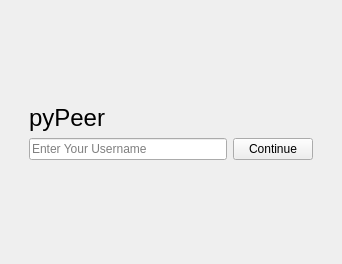
<?xml version="1.0" encoding="UTF-8"?>
<ui version="4.0">
 <class>StartWindow</class>
 <widget class="QMainWindow" name="StartWindow">
  <property name="geometry">
   <rect>
    <x>0</x>
    <y>0</y>
    <width>342</width>
    <height>264</height>
   </rect>
  </property>
  <property name="windowTitle">
   <string>Welcome To pyPeer</string>
  </property>
  <widget class="QWidget" name="centralwidget">
   <layout class="QVBoxLayout" name="verticalLayout_2">
    <item>
     <spacer name="verticalSpacer_2">
      <property name="orientation">
       <enum>Qt::Vertical</enum>
      </property>
      <property name="sizeHint" stdset="0">
       <size>
        <width>20</width>
        <height>40</height>
       </size>
      </property>
     </spacer>
    </item>
    <item>
     <layout class="QVBoxLayout" name="verticalLayout">
      <property name="leftMargin">
       <number>20</number>
      </property>
      <property name="rightMargin">
       <number>20</number>
      </property>
      <item>
       <widget class="QLabel" name="label">
        <property name="font">
         <font>
          <pointsize>18</pointsize>
         </font>
        </property>
        <property name="text">
         <string>pyPeer</string>
        </property>
       </widget>
      </item>
      <item>
       <layout class="QHBoxLayout" name="horizontalLayout">
        <item>
         <widget class="QLineEdit" name="lineEdit">
          <property name="text">
           <string/>
          </property>
          <property name="placeholderText">
           <string>Enter Your Username</string>
          </property>
         </widget>
        </item>
        <item>
         <widget class="QPushButton" name="pushButton">
          <property name="text">
           <string>Continue</string>
          </property>
         </widget>
        </item>
       </layout>
      </item>
     </layout>
    </item>
    <item>
     <spacer name="verticalSpacer">
      <property name="orientation">
       <enum>Qt::Vertical</enum>
      </property>
      <property name="sizeHint" stdset="0">
       <size>
        <width>20</width>
        <height>40</height>
       </size>
      </property>
     </spacer>
    </item>
   </layout>
  </widget>
 </widget>
 <resources/>
 <connections/>
</ui>
